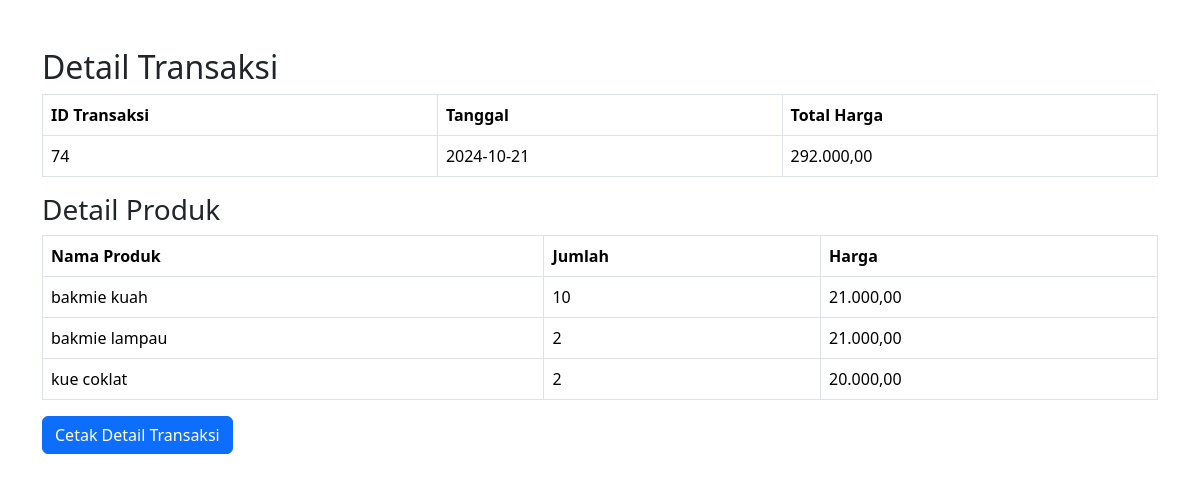
Screenshot of /administrator/detail_transaksi.php?id_transaksi=74 with the database file from the repository.
### tables this page shows
CREATE TABLE `detail_transaksi` (
  `id_detail` int(11) NOT NULL,
  `id_transaksi` int(11) NOT NULL,
  `id_produk` int(11) NOT NULL,
  `jumlah` int(11) NOT NULL,
  `harga` int(11) NOT NULL
);

CREATE TABLE `produk` (
  `id_produk` int(11) NOT NULL,
  `id_kategori` int(11) NOT NULL,
  `nama_produk` varchar(255) NOT NULL,
  `harga` decimal(10,2) NOT NULL,
  `stok` int(11) NOT NULL
);

### class/Transaksi.php (called while the page is built, shortened)
<?php
class Transaksi
{
    private $db;
    public function __construct($database)
    {
        $this->db = $database;
    }
    public function getTransaksiDetails($transaksiId)
    {
        $stmt = $this->db->prepare("
        SELECT t.*, d.jumlah, d.harga, p.nama_produk, c.NamaPelanggan AS customer_name
        FROM transaksi t
        JOIN detail_transaksi d ON t.id_transaksi = d.id_transaksi
        JOIN produk p ON d.id_produk = p.id_produk
        LEFT JOIN pelanggan c ON t.id_customer = c.PelangganID
        WHERE t.id_transaksi = ?
    ");
        $stmt->bind_param("i", $transaksiId);
        $stmt->execute();
        $result = $stmt->get_result();
        $transaksiDetails = [
            'produk' => []
        ];
        while ($row = $result->fetch_assoc()) {
            if (empty($transaksiDetails['id_transaksi'])) {
                $transaksiDetails['id_transaksi'] = $row['id_transaksi'];
                $transaksiDetails['tanggal'] = $row['tanggal'];
                $transaksiDetails['total_harga'] = $row['total_harga'];
                $transaksiDetails['uang'] = $row['uang'];
                $transaksiDetails['kembalian'] = $row['kembalian'];
                $transaksiDetails['customer_name'] = $row['customer_name'] ?? "* tidak dicantumkan";
            }
            $transaksiDetails['produk'][] = [
                'nama_produk' => $row['nama_produk'],
                'jumlah' => $row['jumlah'],
                'harga' => $row['harga']
            ];
        }
        return $transaksiDetails;
    }
}

### administrator/detail_transaksi.php (the view, shortened to what this page needs)
<?php
include "../class/Transaksi.php";
$transaksi = new Transaksi($mysqli);
$transaksiId = $_GET['id_transaksi'];
$transaksiDetails = $transaksi->getTransaksiDetails($transaksiId);
?>
<!DOCTYPE html>
<html lang="id">
<head>
    <link href="https://cdn.jsdelivr.net/npm/bootstrap@5.3.3/dist/css/bootstrap.min.css" rel="stylesheet">
</head>
<body>
    <div class="container mt-5">
        <h2>Detail Transaksi</h2>
        <table class="table table-bordered">
            <thead>
                <tr>
                    <th>ID Transaksi</th>
                    <th>Tanggal</th>
                    <th>Total Harga</th>
                </tr>
            </thead>
            <tbody>
                <tr>
                    <td><?= $transaksiDetails['id_transaksi'] ?></td>
                    <td><?= $transaksiDetails['tanggal'] ?></td>
                    <td><?= number_format($transaksiDetails['total_harga'], 2, ',', '.') ?></td>
                </tr>
            </tbody>
        </table>
        <h3>Detail Produk</h3>
        <table class="table table-bordered">
            <thead>
                <tr>
                    <th>Nama Produk</th>
                    <th>Jumlah</th>
                    <th>Harga</th>
                </tr>
            </thead>
            <tbody>
                <?php foreach ($transaksiDetails['produk'] as $produk): ?>
                    <tr>
                        <td><?= $produk['nama_produk'] ?></td>
                        <td><?= $produk['jumlah'] ?></td>
                        <td><?= number_format($produk['harga'], 2, ',', '.') ?></td>
                    </tr>
                <?php endforeach; ?>
            </tbody>
        </table>
        <button class="btn btn-primary" onclick="printData()">Cetak Detail Transaksi</button>
    </div>
</body>
</html>

### rows the page displays
detail_transaksi: id_produk.nama_produk "bakmie kuah", jumlah "10", harga "21.000,00"
detail_transaksi: id_produk.nama_produk "bakmie lampau", jumlah "2", harga "21.000,00"
detail_transaksi: id_produk.nama_produk "kue coklat", jumlah "2", harga "20.000,00"

### other values shown
$transaksiDetails['id_transaksi'] "74"
$transaksiDetails['tanggal'] "2024-10-21"
$transaksiDetails['total_harga'] "292.000,00"
